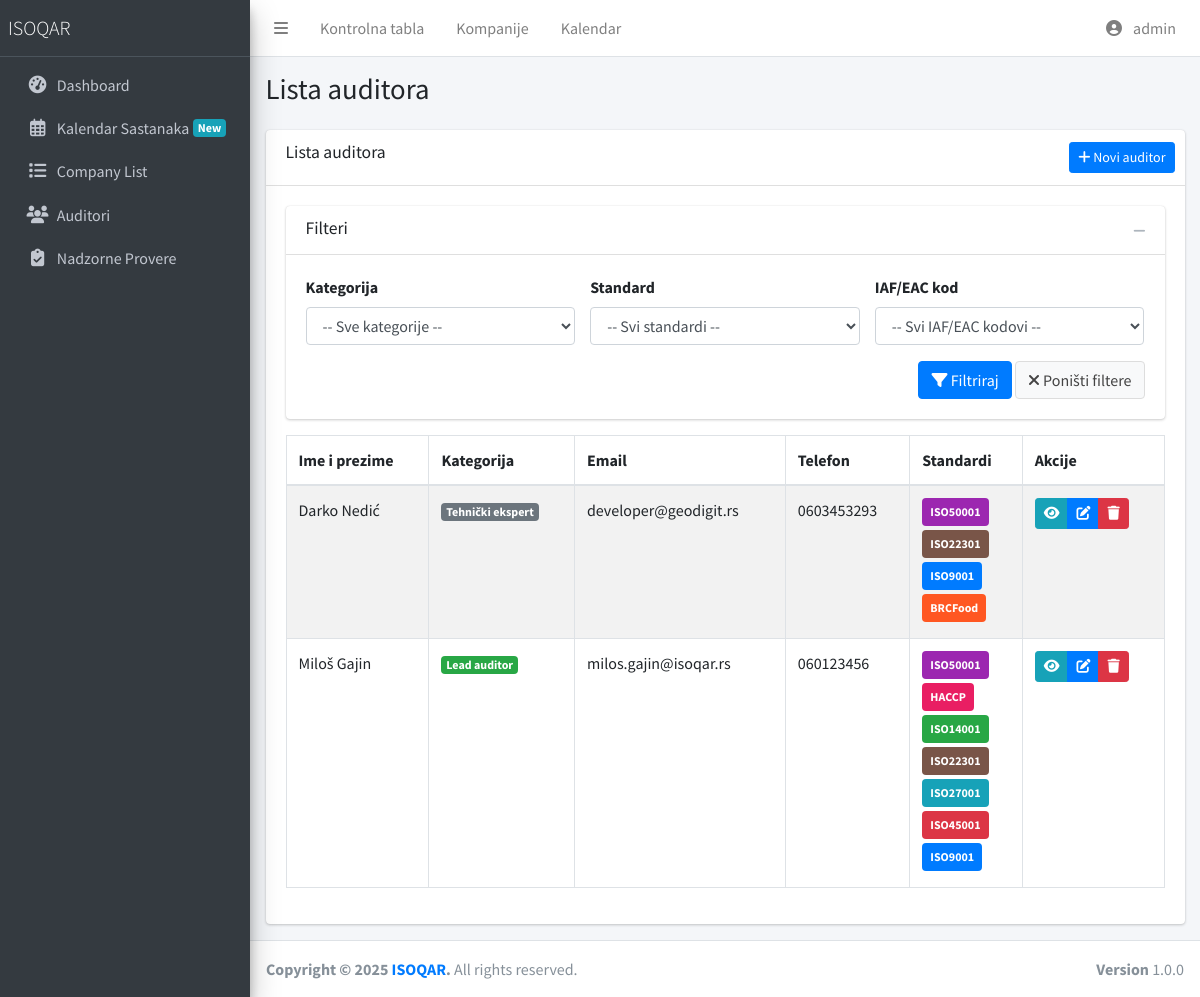
Page /company/auditors/ (signed in) on the earlier database version.
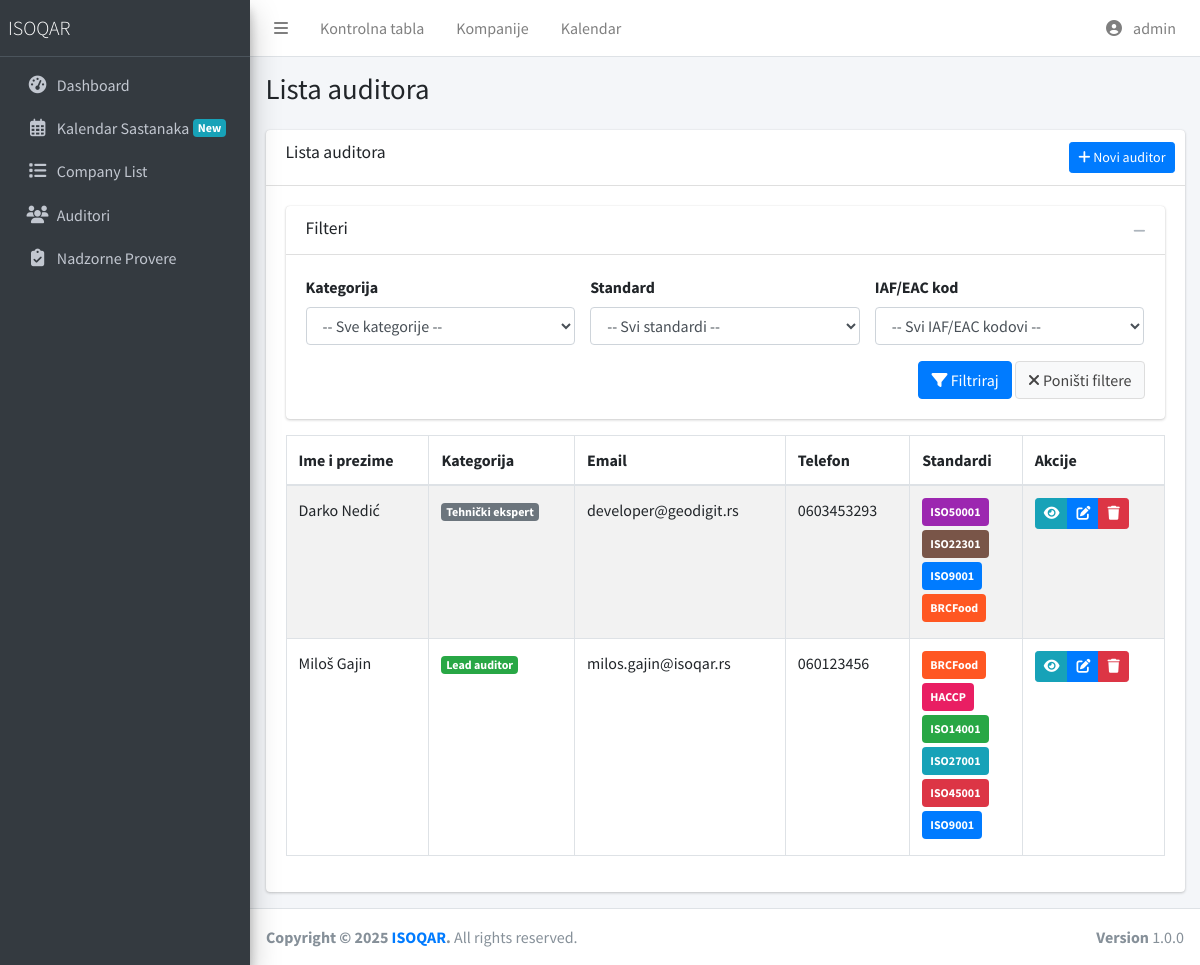
Same page on the later database version.
### company/auditor_models.py (models this page shows, shortened)
class Auditor(models.Model):
    CATEGORY_LEAD_AUDITOR = 'lead_auditor'
    CATEGORY_AUDITOR = 'auditor'
    CATEGORY_TECHNICAL_EXPERT = 'technical_expert'
    CATEGORY_TRAINER = 'trainer'
    AUDITOR_CATEGORY_CHOICES = [
        (CATEGORY_LEAD_AUDITOR, _('Lead auditor')),
        (CATEGORY_AUDITOR, _('Auditor')),
        (CATEGORY_TECHNICAL_EXPERT, _('Tehnički ekspert')),
        (CATEGORY_TRAINER, _('Trainer')),
    ]
    ime_prezime = models.CharField(_('Ime i prezime'), max_length=200)
    email = models.EmailField(_('Email'))
    telefon = models.CharField(_('Broj telefona'), max_length=50)
    kategorija = models.CharField(
        _('Kategorija'),
        max_length=50,
        choices=AUDITOR_CATEGORY_CHOICES,
        default=CATEGORY_AUDITOR
    )
    standardi = models.ManyToManyField(
        StandardDefinition,
        through='AuditorStandard',
        related_name='auditori',
        verbose_name=_('Standardi')
    )
    created_at = models.DateTimeField(_('Kreirano'), default=timezone.now)
    updated_at = models.DateTimeField(_('Ažurirano'), auto_now=True)
    class Meta:
        verbose_name = _('Auditor')
        verbose_name_plural = _('Auditori')
        ordering = ['ime_prezime']

class AuditorStandard(models.Model):
    auditor = models.ForeignKey(
        Auditor,
        on_delete=models.CASCADE,
        related_name='auditor_standardi',
        verbose_name=_('Auditor')
    )
    standard = models.ForeignKey(
        StandardDefinition,  # Koristimo StandardDefinition model
        on_delete=models.CASCADE,
        related_name='standard_auditori',
        verbose_name=_('Standard')
    )
    datum_potpisivanja = models.DateField(_('Datum potpisivanja'), blank=True, null=True)
    napomena = models.TextField(_('Napomena'), blank=True, null=True)
    created_at = models.DateTimeField(_('Kreirano'), default=timezone.now)
    updated_at = models.DateTimeField(_('Ažurirano'), auto_now=True)
    iaf_eac_kodovi = models.ManyToManyField(
        IAFEACCode,
        through='AuditorStandardIAFEACCode',
        related_name='auditor_standardi',
        verbose_name=_('IAF/EAC kodovi')
    )
    class Meta:
        verbose_name = _('Standard auditora')
        verbose_name_plural = _('Standardi auditora')
        unique_together = [['auditor', 'standard']]
        ordering = ['-datum_potpisivanja']

### company/standard_models.py (models this page shows, shortened)
class StandardDefinition(models.Model):
    STANDARD_CHOICES = [
        ('ISO 9001:2015', _('ISO 9001:2015 - Sistem menadžmenta kvalitetom')),
        ('ISO 14001:2015', _('ISO 14001:2015 - Sistem upravljanja zaštitom životne sredine')),
        ('ISO 45001:2018', _('ISO 45001:2018 - Sistem menadžmenta bezbednošću i zdravljem na radu')),
        ('ISO 27001:2022', _('ISO 27001:2022 - Sistem menadžmenta bezbednošću informacija')),
        ('ISO 22000:2018', _('ISO 22000:2018 - Sistem menadžmenta bezbednošću hrane')),
        ('ISO 13485:2016', _('ISO 13485:2016 - Medicinska sredstva - Sistem menadžmenta kvalitetom')),
        ('ISO 50001:2018', _('ISO 50001:2018 - Sistem menadžmenta energijom')),
        ('ISO 20000-1:2018', _('ISO 20000-1:2018 - Sistem menadžmenta IT uslugama')),
        ('ISO 22301:2019', _('ISO 22301:2019 - Sistem menadžmenta kontinuitetom poslovanja')),
        ('ISO 37001:2016', _('ISO 37001:2016 - Sistem menadžmenta protiv mita')),
        ('ISO 17025:2017', _('ISO 17025:2017 - Opšti zahtevi za kompetentnost laboratorija za ispitivanje i laboratorija za etaloniranje')),
        ('ISO 17020:2012', _('ISO 17020:2012 - Ocenjivanje usaglašenosti - Zahtevi za rad različitih tipova tela koja obavljaju kontrolisanje')),
        ('ISO 17021-1:2015', _('ISO 17021-1:2015 - Ocenjivanje usaglašenosti - Zahtevi za tela koja obavljaju proveru i sertifikaciju sistema menadžmenta')),
        ('ISO 17024:2012', _('ISO 17024:2012 - Ocenjivanje usaglašenosti - Opšti zahtevi za tela koja obavljaju sertifikaciju osoba')),
        ('ISO 17065:2012', _('ISO 17065:2012 - Ocenjivanje usaglašenosti - Zahtevi za tela koja sertifikuju proizvode, procese i usluge')),
        ('HACCP', _('HACCP - Sistem bezbednosti hrane')),
        ('FSSC 22000 v5.1', _('FSSC 22000 v5.1 - Sistem bezbednosti hrane')),
        ('IFS Food v7', _('IFS Food v7 - International Featured Standard Food')),
        ('BRC Food v9', _('BRC Food v9 - British Retail Consortium Global Standard for Food Safety')),
    ]
    code = models.CharField(_('Kod standarda'), max_length=20, unique=True)
    name = models.CharField(_('Naziv standarda'), max_length=100)
    standard = models.CharField(
        _('Standard'),
        max_length=100,
        choices=STANDARD_CHOICES,
        blank=True,
        null=True
    )
    description = models.TextField(_('Opis'), blank=True, null=True)
    active = models.BooleanField(_('Aktivan'), default=True)
    created_at = models.DateTimeField(_('Kreirano'), default=timezone.now)
    updated_at = models.DateTimeField(_('Ažurirano'), auto_now=True)
    iaf_scope_references = models.ManyToManyField(
        IAFScopeReference,
        through='StandardIAFScopeReference',
        related_name='standards',
        verbose_name=_('IAF Scope References')
    )
    class Meta:
        verbose_name = _("Definicija standarda")
        verbose_name_plural = _("Definicije standarda")
        ordering = ['code']

### company/auditor_views.py (the view)
# urls.py: path('auditors/', AuditorListView.as_view(), name='auditor_list'),
class AuditorListView(LoginRequiredMixin, ListView):
    model = Auditor
    template_name = 'company/auditor_list.html'
    context_object_name = 'auditors'
    paginate_by = 20
    def get_queryset(self):
        queryset = Auditor.objects.all().prefetch_related(
            'auditor_standardi__standard',
            'auditor_standardi__iaf_eac_links__iaf_eac_code'
        )
        category = self.request.GET.get('category')
        if category:
            queryset = queryset.filter(kategorija=category)
        standard_id = self.request.GET.get('standard')
        if standard_id:
            queryset = queryset.filter(auditor_standardi__standard_id=standard_id).distinct()
        iaf_code = self.request.GET.get('iaf_code')
        if iaf_code:
            queryset = queryset.filter(
                auditor_standardi__iaf_eac_links__iaf_eac_code__iaf_code=iaf_code
            ).distinct()
        return queryset
    def get_context_data(self, **kwargs):
        context = super().get_context_data(**kwargs)
        context['title'] = 'Lista auditora'
        context['category_choices'] = Auditor.AUDITOR_CATEGORY_CHOICES
        context['standards'] = StandardDefinition.objects.all()
        context['iaf_codes'] = IAFEACCode.objects.all()
        context['selected_category'] = self.request.GET.get('category', '')
        context['selected_standard'] = self.request.GET.get('standard', '')
        context['selected_iaf_code'] = self.request.GET.get('iaf_code', '')
        return context

### templates/company/auditor_list.html (shortened to what the changed rows need)
{% extends 'layouts/base.html' %}
{% load static %}
{% load i18n %}
{% block content %}
<div class="content-wrapper">
    <div class="content-header">
        <div class="container-fluid">
            <div class="row mb-2">
                <div class="col-sm-6">
                    <h1 class="m-0">{{ title }}</h1>
                </div>
            </div>
        </div>
    </div>
    <section class="content">
        <div class="container-fluid">
            <div class="row">
                <div class="col-12">
            <div class="card">
                <div class="card-body">
                    <div class="table-responsive">
                        <table class="table table-bordered table-striped">
                            <thead>
                                <tr>
                                    <th>Ime i prezime</th>
                                    <th>Kategorija</th>
                                    <th>Email</th>
                                    <th>Telefon</th>
                                    <th>Standardi</th>
                                    <th>Akcije</th>
                                </tr>
                            </thead>
                            <tbody>
                                {% for auditor in auditors %}
                                <tr>
                                    <td>{{ auditor.ime_prezime }}</td>
                                    <td>
                                        {% if auditor.kategorija == 'lead_auditor' %}
                                        <span class="badge badge-success badge-category badge-lead-auditor">Lead auditor</span>
                                        {% elif auditor.kategorija == 'auditor' %}
                                        <span class="badge badge-primary badge-category badge-auditor">Auditor</span>
                                        {% elif auditor.kategorija == 'technical_expert' %}
                                        <span class="badge badge-secondary badge-category badge-technical-expert">Tehnički ekspert</span>
                                        {% elif auditor.kategorija == 'trainer' %}
                                        <span class="badge badge-info badge-category badge-trainer">Trainer</span>
                                        {% endif %}
                                    </td>
                                    <td>{{ auditor.email }}</td>
                                    <td>{{ auditor.telefon }}</td>
                                    <td>
                                        {% if auditor.auditor_standardi.all %}
                                        <ul class="list-unstyled mb-0">
                                            {% for standard in auditor.auditor_standardi.all %}
                                            <li class="mb-1">
                                                {% with standard_code=standard.standard.code %}
                                                {% if 'ISO9001' in standard_code %}
                                                    <span class="badge badge-primary p-2">{{ standard_code }}</span>
                                                {% elif 'ISO14001' in standard_code %}
                                                    <span class="badge badge-success p-2">{{ standard_code }}</span>
                                                {% elif 'ISO45001' in standard_code %}
                                                    <span class="badge badge-danger p-2">{{ standard_code }}</span>
                                                {% elif 'ISO27001' in standard_code %}
                                                    <span class="badge badge-info p-2">{{ standard_code }}</span>
                                                {% elif 'ISO22000' in standard_code %}
                                                    <span class="badge badge-warning p-2">{{ standard_code }}</span>
                                                {% elif 'ISO13485' in standard_code %}
                                                    <span class="badge badge-secondary p-2">{{ standard_code }}</span>
                                                {% elif 'ISO50001' in standard_code %}
                                                    <span class="badge p-2" style="background-color: #9c27b0; color: white;">{{ standard_code }}</span>
                                                {% elif 'ISO20000' in standard_code %}
                                                    <span class="badge p-2" style="background-color: #ff9800; color: white;">{{ standard_code }}</span>
                                                {% elif 'ISO22301' in standard_code %}
                                                    <span class="badge p-2" style="background-color: #795548; color: white;">{{ standard_code }}</span>
                                                {% elif 'ISO37001' in standard_code %}
                                                    <span class="badge p-2" style="background-color: #607d8b; color: white;">{{ standard_code }}</span>
                                                {% elif 'HACCP' in standard_code %}
                                                    <span class="badge p-2" style="background-color: #e91e63; color: white;">{{ standard_code }}</span>
                                                {% elif 'FSSC' in standard_code %}
                                                    <span class="badge p-2" style="background-color: #00bcd4; color: white;">{{ standard_code }}</span>
                                                {% elif 'IFS' in standard_code %}
                                                    <span class="badge p-2" style="background-color: #3f51b5; color: white;">{{ standard_code }}</span>
                                                {% elif 'BRC' in standard_code or 'BRCFood' in standard_code %}
                                                    <span class="badge p-2" style="background-color: #ff5722; color: white;">{{ standard_code }}</span>
                                                {% else %}
                                                    <span class="badge badge-dark p-2">{{ standard_code }}</span>
                                                {% endif %}
                                                {% endwith %}
                                            </li>
                                            {% endfor %}
                                        </ul>
                                        {% else %}
                                        <span class="text-muted">Nema standarda</span>
                                        {% endif %}
                                    </td>
                                    <td>
                                        <div class="btn-group">
                                            <a href="{% url 'company:auditor_detail' auditor.id %}" class="btn btn-sm btn-info">
                                                <i class="fas fa-eye"></i>
                                            </a>
                                            <a href="{% url 'company:auditor_update' auditor.id %}" class="btn btn-sm btn-primary">
                                                <i class="fas fa-edit"></i>
                                            </a>
                                            <a href="{% url 'company:auditor_delete' auditor.id %}" class="btn btn-sm btn-danger">
                                                <i class="fas fa-trash"></i>
                                            </a>
                                        </div>
                                    </td>
                                </tr>
                                {% empty %}
                                <tr>
                                    <td colspan="6" class="text-center">Nema pronađenih auditora</td>
                                </tr>
                                {% endfor %}
                            </tbody>
                        </table>
                    </div>
                </div>
            </div>
        </div>
    </section>
</div>
{% endblock %}

Differences in the rows shown:
removed AuditorStandard: standard.code "ISO50001", shown under Auditor "Miloš Gajin"
removed AuditorStandard: standard.code "ISO22301", shown under Auditor "Miloš Gajin"
added AuditorStandard: standard.code "BRCFood", shown under Auditor "Miloš Gajin"
